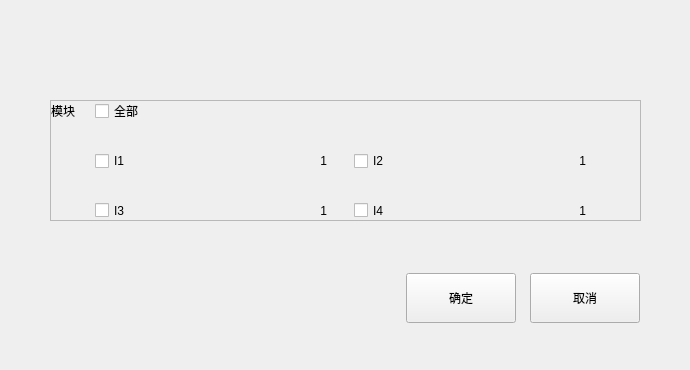
<?xml version="1.0" encoding="UTF-8"?>
<ui version="4.0">
 <class>ImLoaderResetDlg</class>
 <widget class="BaseDlg" name="ImLoaderResetDlg">
  <property name="geometry">
   <rect>
    <x>0</x>
    <y>0</y>
    <width>690</width>
    <height>370</height>
   </rect>
  </property>
  <property name="windowTitle">
   <string>ImLoaderResetDlg</string>
  </property>
  <widget class="QPushButton" name="OkBtn">
   <property name="geometry">
    <rect>
     <x>406</x>
     <y>273</y>
     <width>110</width>
     <height>50</height>
    </rect>
   </property>
   <property name="minimumSize">
    <size>
     <width>110</width>
     <height>50</height>
    </size>
   </property>
   <property name="maximumSize">
    <size>
     <width>16777215</width>
     <height>50</height>
    </size>
   </property>
   <property name="text">
    <string>确定</string>
   </property>
   <property name="buttons" stdset="0">
    <string>btn_dlg</string>
   </property>
  </widget>
  <widget class="QPushButton" name="CancelBtn">
   <property name="geometry">
    <rect>
     <x>530</x>
     <y>273</y>
     <width>110</width>
     <height>50</height>
    </rect>
   </property>
   <property name="minimumSize">
    <size>
     <width>110</width>
     <height>50</height>
    </size>
   </property>
   <property name="maximumSize">
    <size>
     <width>16777215</width>
     <height>50</height>
    </size>
   </property>
   <property name="text">
    <string>取消</string>
   </property>
   <property name="buttons" stdset="0">
    <string>btn_dlg</string>
   </property>
  </widget>
  <widget class="QFrame" name="ContentFrame">
   <property name="geometry">
    <rect>
     <x>50</x>
     <y>100</y>
     <width>591</width>
     <height>121</height>
    </rect>
   </property>
   <property name="minimumSize">
    <size>
     <width>591</width>
     <height>121</height>
    </size>
   </property>
   <property name="maximumSize">
    <size>
     <width>591</width>
     <height>121</height>
    </size>
   </property>
   <property name="frameShape">
    <enum>QFrame::StyledPanel</enum>
   </property>
   <property name="frameShadow">
    <enum>QFrame::Raised</enum>
   </property>
   <layout class="QGridLayout" name="gridLayout" rowstretch="1,1,1" columnstretch="0,1,1,1">
    <property name="leftMargin">
     <number>0</number>
    </property>
    <property name="topMargin">
     <number>0</number>
    </property>
    <property name="rightMargin">
     <number>0</number>
    </property>
    <property name="bottomMargin">
     <number>0</number>
    </property>
    <property name="horizontalSpacing">
     <number>20</number>
    </property>
    <property name="verticalSpacing">
     <number>30</number>
    </property>
    <item row="0" column="0">
     <widget class="QLabel" name="ModuleLab">
      <property name="text">
       <string>模块</string>
      </property>
     </widget>
    </item>
    <item row="0" column="1">
     <widget class="QCheckBox" name="AllCB">
      <property name="text">
       <string>全部</string>
      </property>
     </widget>
    </item>
    <item row="1" column="1">
     <widget class="QCheckBox" name="Module1CB">
      <property name="text">
       <string>I1                                                           1</string>
      </property>
     </widget>
    </item>
    <item row="1" column="2">
     <widget class="QCheckBox" name="Module2CB">
      <property name="text">
       <string>I2                                                           1</string>
      </property>
     </widget>
    </item>
    <item row="2" column="2">
     <widget class="QCheckBox" name="Module4CB">
      <property name="text">
       <string>I4                                                           1</string>
      </property>
     </widget>
    </item>
    <item row="2" column="1">
     <widget class="QCheckBox" name="Module3CB">
      <property name="text">
       <string>I3                                                           1</string>
      </property>
     </widget>
    </item>
   </layout>
  </widget>
  <zorder>ContentFrame</zorder>
  <zorder>OkBtn</zorder>
  <zorder>CancelBtn</zorder>
 </widget>
 <layoutdefault spacing="6" margin="11"/>
 <customwidgets>
  <customwidget>
   <class>BaseDlg</class>
   <extends>QWidget</extends>
   <header>shared/basedlg.h</header>
   <container>1</container>
  </customwidget>
 </customwidgets>
 <resources/>
 <connections/>
</ui>
